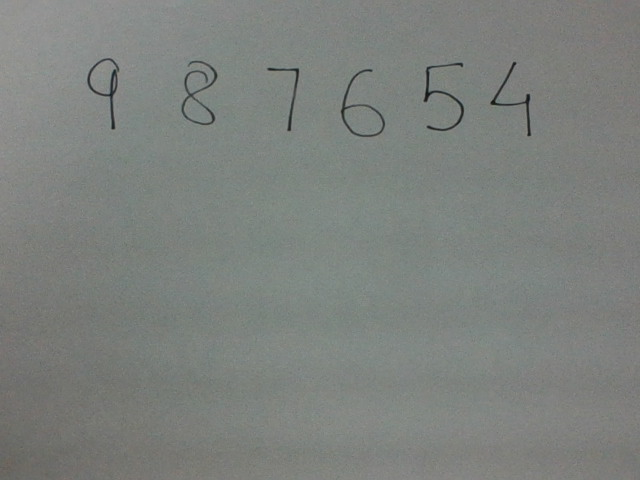
#> input picture OCR/sample.png, 640 x 480 px
$ python ocr_trial2.py   (Python 2 division)   (older library calls are emulated)
#> lines starting #> are read from the running program, lines starting #| are printed output that depends on the picture; after the words box and inside, x2 and y2 are one past the last pixel; in counts of white or black regions, pixels touching at a corner belong together
### OCR/predict_digit.py
import numpy as np
import scipy.io as sio
import matplotlib.pyplot as plt

def sigmoid(z):
    return 1./(1+np.exp(-z))

def predict(inpt):
    inpt = (inpt-np.mean(inpt, axis=1)[:,np.newaxis])/255
    inpt = np.hstack((np.ones((inpt.shape[0], 1)), inpt))
    num_cases = inpt.shape[0]
    thetaVec = np.load('weights.npy')
    t1 = np.reshape(thetaVec[0:(25*401)], (25, 401))
    t2 = np.reshape(thetaVec[(25*401):], (10,26))
    a1 = sigmoid(inpt.dot(t1.T))
    a1 = np.hstack((np.ones((a1.shape[0],1)), a1))
    a2 = sigmoid(a1.dot(t2.T))
    for i, case in enumerate(a2):
        plt.subplot(1, num_cases, i+1)
        plt.axis('off')
        prediction = np.argmax(case)
        plt.title(prediction)
        plt.imshow(np.reshape(inpt[i][1:], (20,20)).T, cmap='gray')
    plt.show()

### OCR/ocr_trial2.py
import numpy as np
import matplotlib.pyplot as plt
import cv2

# import capture #self made scipt to capture an image

img = cv2.imread('sample.png', 0)
#> img: shape (480, 640); min 19, max 156, mean 126.8
cv2.imshow('grayscale', img)

threshed = cv2.adaptiveThreshold(img, 255, cv2.ADAPTIVE_THRESH_GAUSSIAN_C, cv2.THRESH_BINARY_INV, 21, 7)
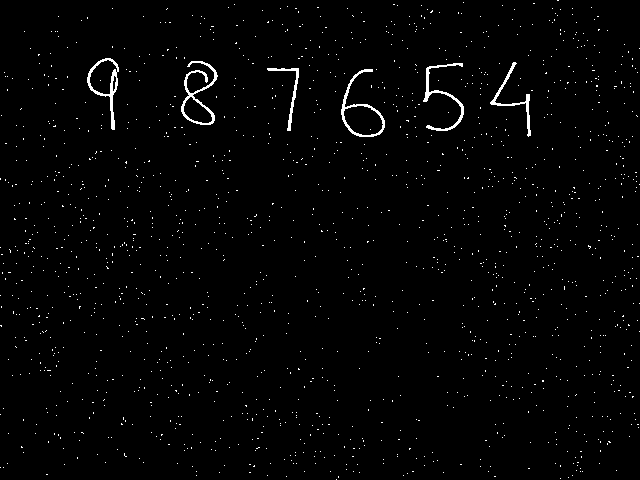
#> threshed: shape (480, 640); 1.5% white in thin lines or dots
threshed = cv2.morphologyEx(threshed, cv2.MORPH_OPEN, cv2.getStructuringElement(cv2.MORPH_ELLIPSE, (3,3)))
#> threshed: shape (480, 640); 0.72% white in thin lines or dots, all inside (x1, y1, x2, y2) = (87, 58, 531, 137)
threshed = cv2.dilate(threshed, cv2.getStructuringElement(cv2.MORPH_ELLIPSE, (4,4)))
#> threshed: shape (480, 640); 1.7% white; 13 white regions, largest, box (x1, y1, x2, y2) and area: (180, 60, 220, 127) 1114, (86, 57, 121, 132) 914, (422, 65, 466, 133) 807
threshed = cv2.erode(threshed, cv2.getStructuringElement(cv2.MORPH_ELLIPSE, (4,4)))
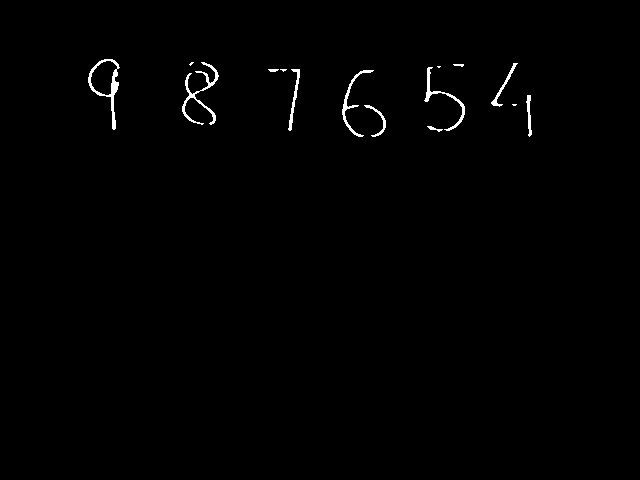
#> threshed: shape (480, 640); 0.73% white; 15 white regions (4 under 20 px)
threshed = cv2.blur(threshed, (4,4))
cv2.imshow('threshed',threshed)

# [7 lines of commented-out code are left out]

filled = threshed
_, contours, _ = cv2.findContours(filled, cv2.RETR_EXTERNAL, cv2.CHAIN_APPROX_SIMPLE)
#> contours = 13 contours; largest, box (x1, y1, x2, y2) and area: (87, 58, 122, 132) 1279, (181, 61, 221, 127) 1240, (423, 66, 467, 134) 717, (341, 69, 376, 139) 587, (287, 68, 302, 133) 373
src = cv2.cvtColor(filled, cv2.COLOR_GRAY2RGB)
p = 07 #padding
identify = np.zeros((len(contours), 400)) #characters to identify
for i, cnt in enumerate(contours):
    x, y, w, h = cv2.boundingRect(cnt)
    cv2.rectangle(src, (x,y), (x+w, y+h), (0,255,0), 1)
    roi = filled[y-p:y+h+p,x-p:x+w+p]
    roi_20x20 = cv2.resize(roi, (20,20)).T #the training set had all images transposed
    identify[i] = np.reshape(roi_20x20, (400,))
#> this loop made 13 passes
#> (x, y, w, h) on passes 1 to 12: (363, 104, 25, 35), (511, 103, 8, 5), (525, 94, 9, 45), (341, 69, 35, 70), (287, 68, 15, 65), (267, 68, 22, 6), (423, 66, 44, 68), (436, 65, 7, 5), (452, 63, 14, 6), (490, 62, 30, 47), (181, 61, 40, 66), (188, 61, 8, 7)
#> pass 1, `roi_20x20 = cv2.resize(roi, (20,20)).T`:
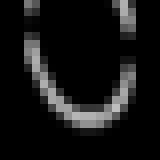
#> roi_20x20: shape (20, 20) (shown 8 times larger); min 0, max 190, mean 20.8
#> pass 3, `roi = filled[y-p:y+h+p,x-p:x+w+p]`:
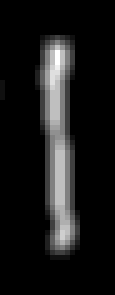
#> roi: shape (59, 23) (shown 5 times larger); min 0, max 255, mean 24.3
#> after the loop:
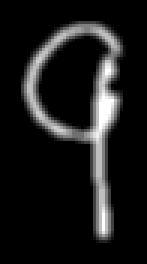
#> roi: shape (88, 49) (shown 3 times larger); min 0, max 255, mean 26.3
#> after the loop:
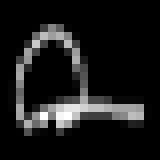
#> roi_20x20: shape (20, 20) (shown 8 times larger); min 0, max 255, mean 26.1
#> after the loop:
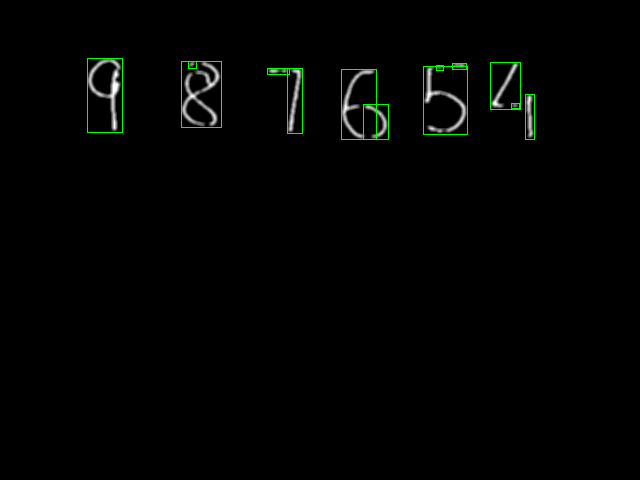
#> src: shape (480, 640, 3); mean B, G, R 1.8, 3.1, 1.8
cv2.imshow('contoured', src)
cv2.waitKey(0)

import predict_digit
predict_digit.predict(identify)
#> (the run stopped early here; a loop or call above may not have finished)
